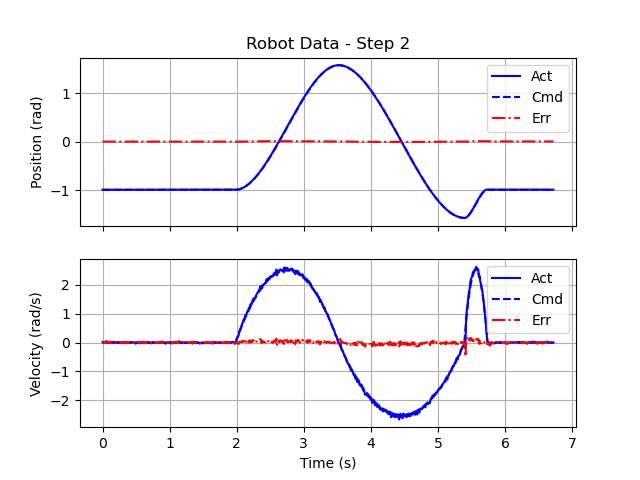

Write the Python code that produced this figure.
'''goals3democode.py

   Demo code for Goals 3
'''

# Import useful packages
import hebi
import numpy as np              # For future use
import matplotlib.pyplot as plt

from math import pi, sin, cos, asin, acos, atan2, sqrt, inf
from time import sleep, time


#
#  HEBI Initialization
#
#  Create the motor group, and pre-allocate the command and feedback
#  data structures.  Remember to set the names list to match your
#  motor.
#
names = ['5.5']
group = hebi.Lookup().get_group_from_names(['robotlab'], names)
if group is None:
  print("Unable to find both motors " + str(names))
  raise Exception("Unable to connect to motors")

command  = hebi.GroupCommand(group.size)
feedback = hebi.GroupFeedback(group.size)

dt = 0.01                       # HEBI feedback comes in at 100Hz!

# Also read the initial position.
feedback = group.get_next_feedback(reuse_fbk=feedback)
pinit = feedback.position[0]


#
#  Define the parameters
#
T = 7.0                         # 5 seconds total run time


#
#  Pre-allocate the storage.
#
N = int(T / dt)                 # 100 samples/second.

Time = [0.0] * N
PAct = [0.0] * N
PCmd = [0.0] * N
PErr = [0.0] * N
VAct = [0.0] * N
VCmd = [0.0] * N
VErr = [0.0] * N

# Helper functions
# Helper Functions
def movetime(po, pf, vmax):
    return abs(3*(pf - po)/(2*vmax))


def calcparams(t0, tf, p0, pf, v0, vf):
    T_move = tf - t0 
    a = p0
    b = v0
    c = 3*(pf - p0)/(T_move)**2 - vf/T_move - 2*v0/T_move
    d = (-2)*(pf - p0)/(T_move)**3 + vf/(T_move)**2 + v0/(T_move)**2
    return (a, b, c, d)


def splinecmds(t, t_spline, spline_params):
    (a, b, c, d) = spline_params
    pcmd = a + b*(t - t_spline) + c*(t - t_spline)**2 + d*(t - t_spline)**3
    vcmd = b + 2*c*(t - t_spline) + 3*d*(t - t_spline)**2
    return (pcmd, vcmd)


#
#  Execute the movement.
#
# Initialize the index and time.
index = 0
t = 0.0
feedback = group.get_next_feedback(reuse_fbk=feedback)
pinit = feedback.position[0]
vmax = 2.5

v0 = 0.0
vf = 0.0

p0 = pinit
pf = p0
t0 = 0.0
tm = 1.0
tf = t0 + tm
# tf = t0 + movetime(p0, pf, vmax)

(a,b,c,d) = calcparams(t0, tf, p0, pf, v0, vf)
segment_num = 0

while True:
    (pcmd, vcmd) = splinecmds(t, t0, (a, b, c, d))
    # Compute the commands for this time step.
    if t + dt > tf:
        t0 = t
        p0 = pcmd
        v0 = vcmd
        print(t)
        print(tf)
        print(v0)
        match segment_num:
            case 1:
                pf = pi/2
                tm = movetime(p0, pf, vmax)
            case 2:
                pf = -pi/2
                tm = movetime(p0, pf, vmax)
            case 3:
                pf = pinit
                tm = movetime(p0, pf, vmax)
            case 4:
                v0 = 0.0
                pf = p0
                tm = 1
            case 5:
                break
                
        vf = 0.0
        tf = t0 + tm
        (a, b, c, d) = calcparams(t0, tf, p0, pf, v0, vf)
        segment_num += 1

    # Send the commands.  This returns immediately.
    command.position = [pcmd]
    command.velocity = [vcmd]
    group.send_command(command)

    # Read the actual data. This blocks (internally waits) 10ms for
    # the data and therefor replaces the "sleep(0.01)".
    feedback = group.get_next_feedback(reuse_fbk=feedback)
    pact = feedback.position[0]
    vact = feedback.velocity[0]

    # Store the data for this time step (at the current index).
    Time[index] = t
    PAct[index] = pact
    PCmd[index] = pcmd
    PErr[index] = pact - pcmd
    VAct[index] = vact
    VCmd[index] = vcmd
    VErr[index] = vact - vcmd

    # Advance the index/time.
    index += 1
    t     += dt

    # Break (end) the loop, if we run out of storage or time.
    if index >= N or t >= T:
        break


#
#  Plot.
#
# Create a plot of position and velocity, actual and command!
fig, (ax1, ax2) = plt.subplots(2, 1, sharex=True)

ax1.plot(Time[0:index], PAct[0:index], color='blue', linestyle='-',  label='Act')
ax1.plot(Time[0:index], PCmd[0:index], color='blue', linestyle='--', label='Cmd')
ax1.plot(Time[0:index], PErr[0:index], color='red', linestyle='-.', label='Err')
ax2.plot(Time[0:index], VAct[0:index], color='blue', linestyle='-',  label='Act')
ax2.plot(Time[0:index], VCmd[0:index], color='blue', linestyle='--', label='Cmd')
ax2.plot(Time[0:index], VErr[0:index], color='red', linestyle='-.', label='Err')

ax1.set_title(f'Robot Data - Step 2')
ax1.set_ylabel('Position (rad)')
ax2.set_ylabel('Velocity (rad/s)')
ax2.set_xlabel('Time (s)')

ax1.grid()
ax2.grid()
ax1.legend()
ax2.legend()

plt.show()
